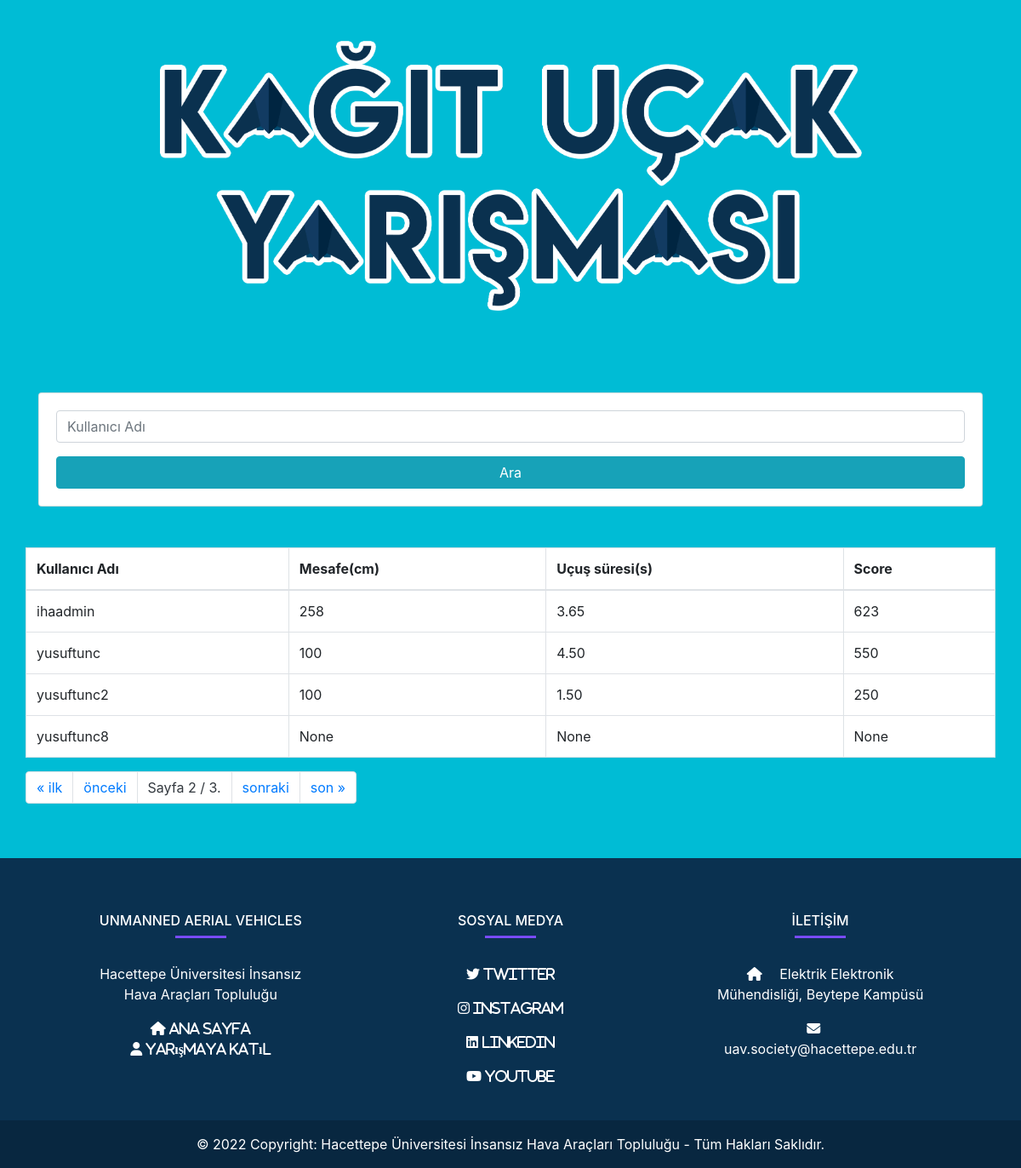
Screenshot of /siralama?page=2 with the database file from the repository.
### myuser/models.py (models this page shows)
class myuser(models.Model):
    username = models.CharField(blank=False, null=False, max_length=150, verbose_name='Kullanıcı adı')
    firstname = models.CharField(blank= False, null= False, max_length=150, verbose_name= 'İsim')
    lastname = models.CharField(blank= False, null= False, max_length=150, verbose_name= 'Soy isim')
    email = models.EmailField(blank= False, null= False, verbose_name= 'Email')
    phonenum = models.CharField(blank= False, null= False, max_length=50, verbose_name= 'telefon numarası')
    range = models.IntegerField(blank= True, null= True, verbose_name= 'Mesafe')
    flighttime = models.DecimalField(blank= True, null= True,decimal_places= 2, max_digits=10, verbose_name= 'uçuş süresi')
    score = models.IntegerField(blank= True, null= True, verbose_name= 'Puanı')

### pages/views.py (the view)
# urls.py: path('siralama', views.search, name='ranks'),
def search(request):
    if(request.method == 'POST'):
        username = request.POST['username']
        user_list = myuser.objects.filter(username = username)
        users_list = myuser.objects.all().order_by('score').reverse()
        paginator = Paginator(users_list, 4) # Show 20 user per page.
        page_number = request.GET.get('page')
        page_obj = paginator.get_page(page_number)
        context= {
            'users': page_obj,
            'user': user_list,
        }
        return render(request, 'pages/ranks.html', context)
    else:
        user_list = None
        users_list = myuser.objects.all().order_by('score').reverse()
        paginator = Paginator(users_list, 4) # Show 20 user per page.
        page_number = request.GET.get('page')
        page_obj = paginator.get_page(page_number)
        context= {
            'users': page_obj,
            'user': user_list,
        }
        return render(request, 'pages/ranks.html', context)

### templates/pages/ranks.html (shortened to what this page needs)
{% extends 'layout.html' %}
{% block content %}
<div style="background-color: rgba(0,188,213,255);">
    <div class="container mb-5" >
        <div class="row">
            <div class="col-9 mx-auto">
                <img  class="mt-5 mb-5" src="static/image/logo/logokagit.png" alt="" width="100%">
            </div>
        </div>
    </div>
    <div class="container" style="background-color: rgba(0,188,213,255);" >
        <div class="row mb-5">
            <div class="col-12">
                <div class="card ">
                    <div class="card-body">
                        <form action="{% url 'ranks' %}" method="POST">
                            <div class="form-group">
                                <input type="text" name="username" class="form-control" placeholder="Kullanıcı Adı" required>
                            </div>
                            <button type="submit" class="btn btn-info btn-block">Ara</button>
                        </form>
                    </div>
                </div>
            </div>
        </div>
                <div class="row">
                    <table class="table table-bordered" style="background-color:white ;">
                        <thead>
                            <tr>
                                <th scope="col">Kullanıcı Adı</th>
                                <th scope="col">Mesafe(cm)</th>
                                <th scope="col">Uçuş süresi(s)</th>
                                <th scope="col">Score</th>
                            </tr>
                        </thead>
                        <tbody>
                            {% if users %}
                                {% for user in users %}
                                    <tr>
                                        <td>
                                            {{user.username}}
                                        </td>
                                        <td>
                                            {{user.range}}
                                        </td>
                                        <td>
                                            {{user.flighttime}}
                                        </td>
                                        <td>
                                            {{user.score}}
                                        </td>
                                    </tr>
                                {% endfor%}
                            {% endif %}
                        </tbody>
                    </table>
                    <nav aria-label="Page navigation" class="mb-5">
                        <ul class="pagination justify-content-end">
                            {% if users.has_previous %}
                            <li class="page-item">
                                <a class="page-link  " href="?page=1">&laquo ilk</a>
                            </li>
                            <li class="page-item">
                                <a class="page-link  " href="?page={{ users.previous_page_number }}">önceki</a>
                            </li>
                            {%endif%}
                            <li class="page-item">
                                <a class="page-link  text-dark">
                                    Sayfa {{ users.number }} / {{ users.paginator.num_pages }}.
                                </a>
                            </li>
                            {% if users.has_next %}
                            <li class="page-item">
                                <a class="page-link " href="?page={{ users.next_page_number }}">sonraki</a>
                            </li>
                            <li class="page-item">
                                <a class="page-link" href="?page={{ users.paginator.num_pages }}">son &raquo;</a>
                            </li>
                            {%endif%}
                        </ul>
                    </nav>
                </div>
    </div>
</div>
{% endblock %}

### rows the page displays
myuser: username "ihaadmin", range "258", flighttime "3.65", score "623"
myuser: username "yusuftunc", range "100", flighttime "4.50", score "550"
myuser: username "yusuftunc2", range "100", flighttime "1.50", score "250"
myuser: username "yusuftunc8", range "None", flighttime "None", score "None"

### other values shown
{{ users.number }} "2"
{{ users.paginator.num_pages }} "3"
